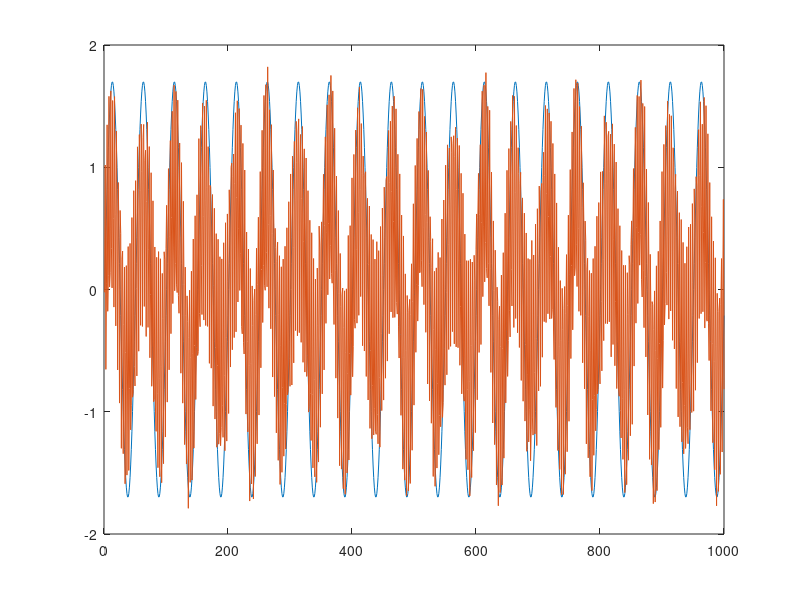

This chart was generated by the following MATLAB code:
dt=0.004;  
t = 0:dt:4-dt;  
N = size(t);
s = zeros(2,length(t));

n1 = 0.05*randn(N);     n2 = 0.05*randn(N);
source1 = @(t) sin(2*pi*t*5);
source2 = @(t) sin(2*pi*t*81)+n2;
s(1,:) = 1.7*source1(t); 
s(2,:) = 0.7*source1(t) + source2(t) + 0.05*randn(N); 
plot(s')

save('test.mat', 's')

% t=0:0.002:10;
% s = zeros(2,length(t));
% s(1,:)=1.7*sin(2*pi*5*t);
% s(2,:)=sin(2*pi*81*t);
% s(2,2:end)=s(2,2:end)+0.7*s(1,1:end-1);
% s(2,:)=s(2,:)+0.1*randn(1,length(t));
% save('test.mat', 's')
%   
%s(4,:) = 0.2.*randn(N);
%s(4,:) = 0.7*source1(t-2)+0.4*source2(t-3) + 0.05*randn(N); 
%f1= 17.*ones(N)+0.1*randn(N);
%f2 = 25.*ones(N)+0.5*cos(2*pi*t*0.5)+0.05*randn(N);
%f3 = -2*t+43*ones(N);

% 
%A2 = 0.5*(1.5-real(exp(2*pi*1j*t*0.2)));
%f3 = real(A2.*exp(2*pi*1j*t*3.4))+43*ones(N);

%s(1,:) = 0.5*sin(2*pi*t*3)+1.01+ 0.05*randn(N);
%s(2,:) =(0.3*s(1,:)).*(sin(2*pi*(t)*23)) + 0.01*randn(N);
%s(3,:) =(0.5*s(1,:)).*(sin(2*pi*(t)*29)) + 0.01*randn(N);
%s(4,:) =(0.7*s(1,:)).*(sin(2*pi*(t)*35)) + 0.01*randn(N);
% 
% s(1,:) = 0.5*sin(2*pi*t*3);%+ 0.01*randn(N);
% s(2,:) =[0.5,(0.501+0.5*s(1,2:end))].*(0.4*sin(2*pi*(t).*17)) + 0.1*randn(N);
% s(3,:) =[0.5,0.5,(0.501+0.5*s(1,3:end))].*(0.5*sin(2*pi*(t).*25)) + 0.1*randn(N);
% s(4,:) =(0.501+0.5*s(1)).*(0.4*sin(2*pi*(t).*43)) + 0.1*randn(N);
% % s(3,:) =0.5*[s(1,1:2000) zeros(1,2000)]+ 0.4*sin(2*pi*(t+0.002)*29) + 0.1*randn(N);
% % s(4,:) =0.6*[zeros(1,1999) s(1,2000:end)]+ 0.4*sin(2*pi*(t+0.001)*35) + 0.1*randn(N);
% %s(5,:) = 0.1*randn(N);
% %s(6,:) = cos(2*pi*t*50)+0.1*randn(N);
% %s(7,:) = cos(2*pi*t*60)+0.1*randn(N);
% 

%adftest(X)
%spectrogram(s(2,:),50,25,50,250,'yaxis')